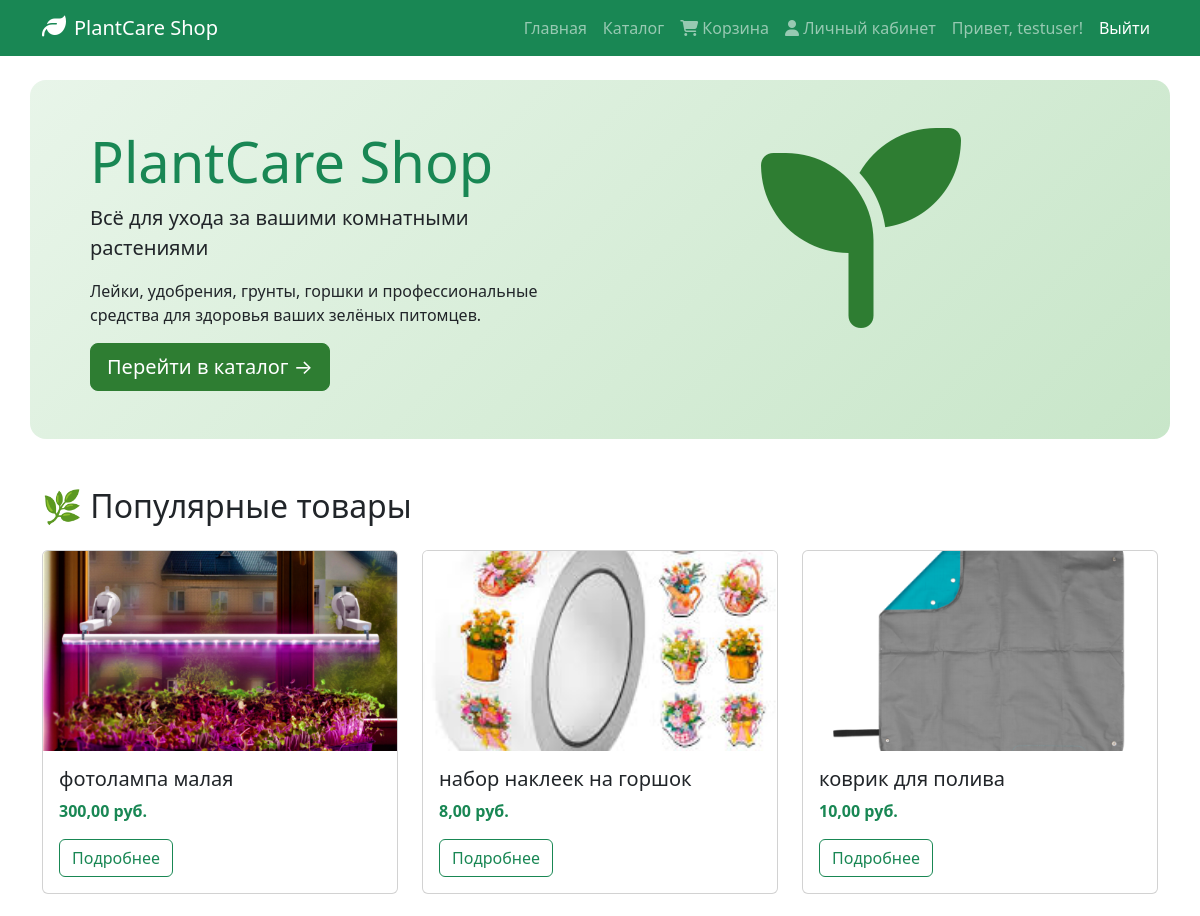
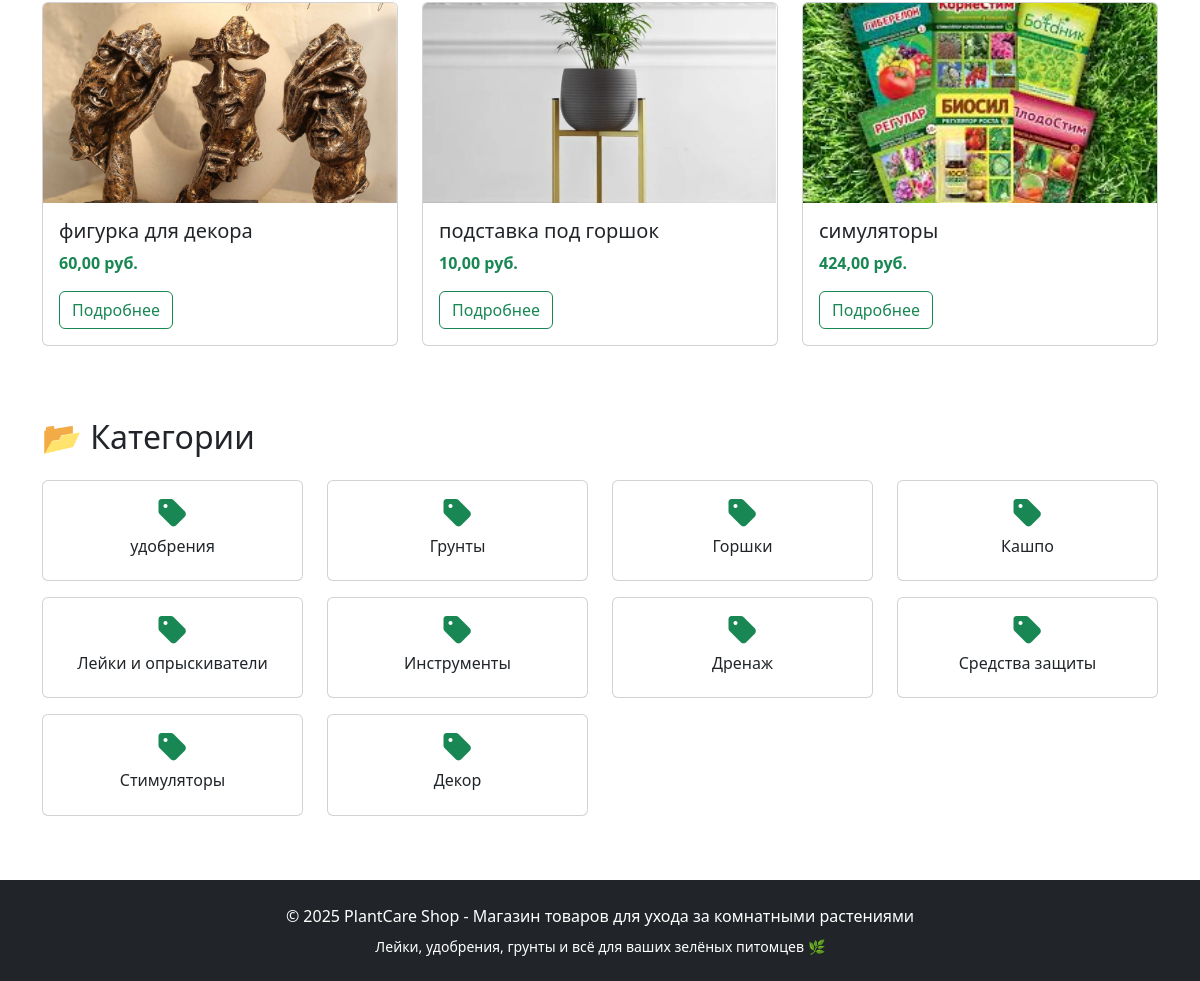
Screenshot of / (signed in) with the database file from the repository (2 pictures, top to bottom).
### shop/models.py (models this page shows, shortened)
class Product(models.Model):
    name = models.CharField(max_length=200)
    description = models.TextField()
    photo = models.ImageField(upload_to='products/')
    price = models.DecimalField(max_digits=10, decimal_places=2)
    stock = models.IntegerField()
    category = models.ForeignKey(Category, on_delete=models.CASCADE)
    manufacturer = models.ForeignKey(Manufacturer, on_delete=models.CASCADE)

class Category(models.Model):
    name = models.CharField(max_length=100)
    description = models.TextField(blank=True)

### shop/views.py (the view)
# urls.py: path('', views.home, name='home'),
def home(request):
    popular_products = Product.objects.all().order_by('-id')[:6]
    categories = Category.objects.all()
    return render(request, 'shop/index.html', {
        'popular_products': popular_products,
        'categories': categories,
    })

### shop/templates/shop/index.html (shortened to what this page needs)
{% extends 'base.html' %}
{% load static %}
{% block content %}
<div class="row bg-light rounded-4 p-5 mb-5" style="background: linear-gradient(135deg, #e8f5e9 0%, #c8e6c9 100%);">
    <div class="col-md-6">
        <h1 class="display-4 text-success">PlantCare Shop</h1>
        <p class="lead">Всё для ухода за вашими комнатными растениями</p>
        <p>Лейки, удобрения, грунты, горшки и профессиональные средства для здоровья ваших зелёных питомцев.</p>
        <a href="{% url 'catalog' %}" class="btn btn-success btn-lg">Перейти в каталог →</a>
    </div>
    <div class="col-md-6 text-center">
        <i class="fas fa-seedling" style="font-size: 200px; color: #2e7d32;"></i>
    </div>
</div>
<h2 class="mb-4">🌿 Популярные товары</h2>
<div class="row">
    {% for product in popular_products %}
    <div class="col-md-4 mb-4">
        <div class="card h-100">
            {% if product.photo %}
                <img src="{{ product.photo.url }}" class="card-img-top" alt="{{ product.name }}" style="height: 200px; object-fit: cover;">
            {% else %}
                <div class="card-img-top bg-secondary d-flex align-items-center justify-content-center" style="height: 200px;">
                    <i class="fas fa-leaf fa-4x text-white"></i>
                </div>
            {% endif %}
            <div class="card-body">
                <h5 class="card-title">{{ product.name }}</h5>
                <p class="card-text text-success fw-bold">{{ product.price }} руб.</p>
                <a href="{% url 'product_detail' product.id %}" class="btn btn-outline-success">Подробнее</a>
            </div>
        </div>
    </div>
    {% empty %}
        <p>Товаров пока нет</p>
    {% endfor %}
</div>
<h2 class="mb-4 mt-5">📂 Категории</h2>
<div class="row">
    {% for category in categories %}
    <div class="col-md-3 col-sm-6 mb-3">
        <a href="{% url 'catalog' %}?category={{ category.id }}" class="text-decoration-none">
            <div class="card text-center">
                <div class="card-body">
                    <i class="fas fa-tag fa-2x text-success mb-2"></i>
                    <h6>{{ category.name }}</h6>
                </div>
            </div>
        </a>
    </div>
    {% endfor %}
</div>
{% endblock %}

### shop/templates/base.html (shortened to what this page needs)
{% load static %}
<!DOCTYPE html>
<html lang="ru">
<head>
    <link href="https://cdn.jsdelivr.net/npm/bootstrap@5.3.0/dist/css/bootstrap.min.css" rel="stylesheet">
    <link rel="stylesheet" href="https://cdnjs.cloudflare.com/ajax/libs/font-awesome/6.4.0/css/all.min.css">
    <link rel="stylesheet" href="{% static 'css/style.css' %}">
</head>
<body>
    <nav class="navbar navbar-expand-lg navbar-dark bg-success">
        <div class="container">
            <a class="navbar-brand" href="{% url 'home' %}">
                <i class="fas fa-leaf me-2"></i>PlantCare Shop
            </a>
            <div class="collapse navbar-collapse" id="navbarNav">
                <ul class="navbar-nav ms-auto">
                    <li class="nav-item">
                        <a class="nav-link" href="{% url 'home' %}">Главная</a>
                    </li>
                    <li class="nav-item">
                        <a class="nav-link" href="{% url 'catalog' %}">Каталог</a>
                    </li>
                    <li class="nav-item">
                       <a class="nav-link" href="{% url 'cart_detail' %}">
    <i class="fas fa-shopping-cart"></i> Корзина
</a>
                    </li>
                    <li class="nav-item">
    <a class="nav-link" href="{% url 'profile' %}">
        <i class="fas fa-user"></i> Личный кабинет
    </a>
</li>
                    {% if user.is_authenticated %}
                        <li class="nav-item">
                            <span class="nav-link">Привет, {{ user.username }}!</span>
                        </li>
                        <li class="nav-item">
                            <form method="post" action="{% url 'logout' %}" style="display: inline;">
                                <button type="submit" class="nav-link btn btn-link" style="display: inline; color: white;">Выйти</button>
                            </form>
                        </li>
                    {% else %}
                        <li class="nav-item">
                            <a class="nav-link" href="{% url 'login' %}">Войти</a>
                        </li>
                    {% endif %}
                </ul>
            </div>
        </div>
    </nav>
    <main class="container mt-4">
        {% block content %}
        {% endblock %}
    </main>
    <footer class="bg-dark text-white text-center py-4 mt-5">
        <div class="container">
            <p class="mb-2">&copy; 2025 PlantCare Shop - Магазин товаров для ухода за комнатными растениями</p>
            <p class="mb-0 small">Лейки, удобрения, грунты и всё для ваших зелёных питомцев 🌿</p>
        </div>
    </footer>
</body>
</html>

### static/css/style.css (style rules this page uses)
.card { transition: transform 0.3s ease, box-shadow 0.3s ease; }
.btn-success { background-color: #2e7d32; border-color: #2e7d32; }
.navbar-brand i { font-size: 1.5rem; }

### rows the page displays
Product: photo (picture), name "фотолампа малая", price "300,00"
Product: photo (picture), name "набор наклеек на горшок", price "8,00"
Product: photo (picture), name "коврик для полива", price "10,00"
Product: photo (picture), name "фигурка для декора", price "60,00"
Product: photo (picture), name "подставка под горшок", price "10,00"
Product: photo (picture), name "симуляторы", price "424,00"
Category: name "удобрения"
Category: name "Грунты"
Category: name "Горшки"
Category: name "Кашпо"
Category: name "Лейки и опрыскиватели"
Category: name "Инструменты"
Category: name "Дренаж"
Category: name "Средства защиты"
Category: name "Стимуляторы"
Category: name "Декор"

### other values shown
{{ user.username }} "testuser"
